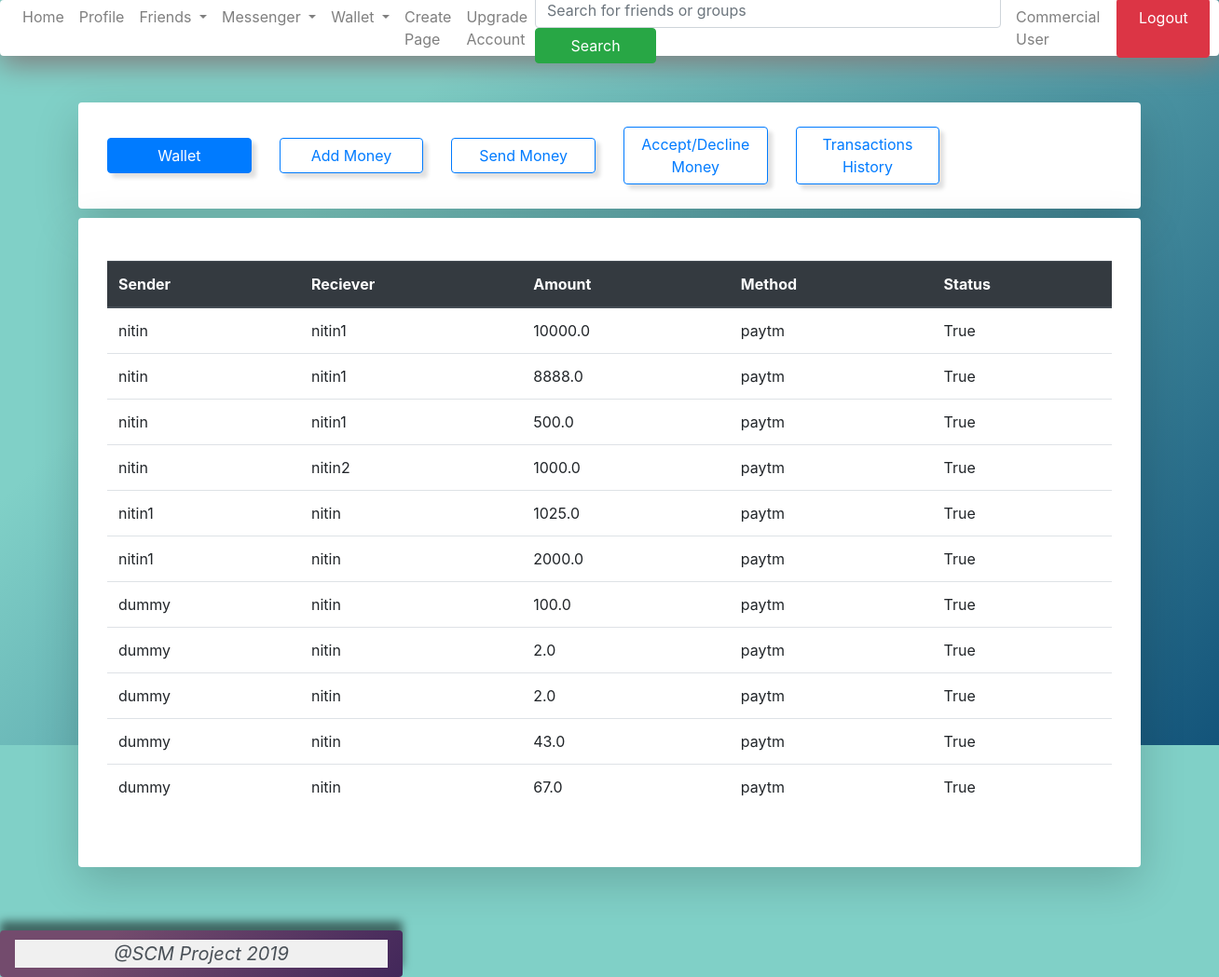
The page /wallet/transactions/ (signed in) on the database its author committed.
### dashboard/models.py (models this page shows)
class Transaction(models.Model):
	user_1 = models.ForeignKey(Account, related_name="t_user_1", null=True, on_delete=models.CASCADE)
	user_2 = models.ForeignKey(Account, related_name="t_user_2", null=True, on_delete=models.CASCADE)
	amount = models.FloatField(default = 0)
	payment_method = models.TextField(default = 'paytm')
	status = models.BooleanField(default=False)
	date_requested = models.DateTimeField(verbose_name="date requested", auto_now_add=True)
	date_confirmed = models.DateTimeField(verbose_name="date confirmed", null=True)

### account/models.py (models this page shows, shortened)
class Account(AbstractBaseUser):
	email = models.EmailField(verbose_name="email", max_length=60, unique=True)
	username = models.CharField(verbose_name="username", max_length=30, unique=True)
	first_name = models.CharField(verbose_name="first name", max_length=30)
	last_name = models.CharField(verbose_name="last name", max_length=30)
	phone_no = models.CharField(verbose_name="phone number", max_length=10, unique=True)
	date_joined = models.DateTimeField(verbose_name="data joined", auto_now_add=True)
	last_login = models.DateTimeField(verbose_name="last login", auto_now=True)
	is_admin = models.BooleanField(default=False)
	is_active = models.BooleanField(default=True)
	is_staff = models.BooleanField(default=False)
	is_superuser = models.BooleanField(default=False)
	is_casual_user = models.BooleanField(default=True)
	is_premium_user = models.BooleanField(default=False)
	is_commercial_user = models.BooleanField(default=False)
	is_verified = models.BooleanField(default=False)
	premium_type = models.IntegerField(default=0, verbose_name="premium_type")
	USERNAME_FIELD = 'email'
	REQUIRED_FIELDS = ['username', 'first_name', 'last_name', 'phone_no']
	objects = MyAccountManager()

### dashboard/views.py (the view)
# urls.py: url(r'^wallet/transactions/$', transactions_view, name="transactions"),
def transactions_view(request):
	if not request.user.is_authenticated:
		return redirect('login')
	transactions = Transaction.objects.filter(user_1 = request.user, status = True) | Transaction.objects.filter(user_2 = request.user, status = True)
	transactions_count = len(transactions)
	args = {
		'transactions' : transactions,
		'transactions_count' : transactions_count
	}
	return render(request, 'transactions.html', args)

### dashboard/templates/transactions.html
{% extends 'wallet/base.html' %}
{% block wallet %}
	<table class="table">
  <thead class="thead-dark">
    <tr>
      <th scope="col">Sender</th>
      <th scope="col">Reciever</th>
      <th scope="col">Amount</th>
      <th scope="col">Method</th>
      <th scope="col">Status</th>
    </tr>
  </thead>
  <tbody>
  	{% for t in transactions %}
    <tr>
      <td>{{ t.user_1.username }}</td>
      <td>{{ t.user_2.username }}</td>
      <td>{{ t.amount }}</td>
      <td>{{ t.payment_method }}</td>
      <td>{{ t.status }}</td>
    </tr>
    {% endfor %}
  </tbody>
</table>
{% endblock wallet %}

### templates/wallet/base.html
{% extends 'dashboard/base.html' %}
{% block content %}
<div class="container shadow-lg p-3 mb-5 bg-white rounded" style="
	padding: 50px;
	background-color: #F5F5F5;
	margin-top:50px;
	margin-bottom: 10px !important;
">
	<div class="container" style="
		padding-top: 10px;
		padding-bottom: 10px;
	">
		<div class="row" style="
		">
			<div class="col-sm-2" style="
				display: flex;
				align-items: center;
				justify-content: center;
			">
				<a href="{% url 'wallet' %}" class="btn btn-outline-primary active" style="
					width: 160px;
					box-shadow: 5px 5px 4px #E0E0E0;
				">Wallet</a>
			</div>
			<div class="col-sm-2" style="
				display: flex;
				align-items: center;
				justify-content: center;
			">
				<a href="{% url 'add_money' %}" class="btn btn-outline-primary" style="
					width: 160px;
					box-shadow: 5px 5px 4px #E0E0E0;
				">Add Money</a>
			</div>
			<div class="col-sm-2" style="
				display: flex;
				align-items: center;
				justify-content: center;
			">
				<a href="{% url 'transfer_money' %}" class="btn btn-outline-primary" style="
					width: 160px;
					box-shadow: 5px 5px 4px #E0E0E0;
				">Send Money</a>
			</div>
			<div class="col-sm-2" style="
				display: flex;
				align-items: center;
				justify-content: center;
			">
				<a href="{% url 'accept_decline' %}" class="btn btn-outline-primary" style="
					width: 160px;
					box-shadow: 5px 5px 4px #E0E0E0;
				">Accept/Decline Money</a>
			</div>
			<div class="col-sm-2" style="
				display: flex;
				align-items: center;
				justify-content: center;
			">
				<a href="{% url 'transactions' %}" class="btn btn-outline-primary" style="
					width: 160px;
					box-shadow: 5px 5px 4px #E0E0E0;
				">Transactions History</a>
			</div>
		</div>
	</div>
</div>
<div class="container shadow-lg p-3 mb-5 bg-white rounded" style="
	padding: 50px;
	background-color: #F5F5F5;
	margin-top:10px;
	margin-bottom: 40px;
">
	<div class="container" style="
		padding-top: 30px;
		padding-bottom: 30px;
	">
{% block wallet %} {% endblock wallet %}
	</div>
</div>
{% endblock content %}

### templates/dashboard/base.html
{% include "dashboard/header.html" %}
{% include "dashboard/navigation.html" %}
{% block content %}{% endblock %}
{% include "dashboard/footer.html" %}

### templates/dashboard/header.html (shortened to what this page needs)
<!DOCTYPE html>
<html>
<head>
	<link rel="stylesheet" href="https://maxcdn.bootstrapcdn.com/bootstrap/4.3.1/css/bootstrap.min.css">
</head>
<body style="
background-color: #80d0c7;
background-image: linear-gradient(316deg, #13547a 0%, #80d0c7 74%);
	background-repeat: no-repeat;
	background-size: cover;
	background-position: center;
	width: 100%;
	min-width: 100%;
	height: 100vh;
	min-height: 100vh
">

### templates/dashboard/navigation.html (shortened to what this page needs)
<nav class="navbar navbar-expand-lg navbar-light bg-light shadow-sm p-3 mb-5 bg-white rounded" style="
	height: 60px;
	background-color: #734b6d;
background-image: linear-gradient(0deg, ##0f0c29 0%, ##302b63 100%);
box-shadow: 0px 10px 30px grey !important;
">
	<div class="collapse navbar-collapse" id="navbarSupportedContent">
		<ul class="navbar-nav mr-auto">
				<li class="nav-item " style="
				">
					<a href="{% url 'home' %}" class="nav-link  " style="
				/*	width: 80px;
					height: 32px;
					color:white;
					box-shadow: 2px 2px 5px grey;
					display: -webkit-flex;
				  display: flex;
				  -webkit-flex-wrap: wrap;
				  flex-wrap: wrap;
				  -webkit-align-content: center;
				  align-content: center;
				  margin-bottom: 0px;
				*/
				">Home
					</a>
				</li>
				<li class="nav-item">
					<a href="/profile/{{ request.user.id }}"  class="nav-link">Profile</a>
				</li>
				<li class="nav-item dropdown">
					<a class="nav-link dropdown-toggle" href="{% url 'friends' %}" id="navbarDropdown" role="button" data-toggle="dropdown" aria-haspopup="true" aria-expanded="false">
			          Friends
			        </a>
				</li>
				<li class="nav-item dropdown">
					<a class="nav-link dropdown-toggle" href="{% url 'messenger' %}" id="navbarDropdown" role="button" data-toggle="dropdown" aria-haspopup="true" aria-expanded="false">
			          Messenger
			        </a>
				</li>
				<li class="nav-item dropdown">
			        <a class="nav-link dropdown-toggle" href="{% url 'wallet' %}" id="navbarDropdown" role="button" data-toggle="dropdown" aria-haspopup="true" aria-expanded="false">
			          Wallet
			        </a>
		      	</li>
		      	{% if request.user.is_commercial_user %}
			      	<li class="nav-item">
						<a href="{% url 'create_page'%}" class="nav-link">Create Page</a>
					</li>
				{% endif %}
		      	<li class="nav-item">
		      		<a class="nav-link" href="{% url 'upgrade' %}">Upgrade Account</a>
		      	</li>
		</ul>
		<ul class="navbar-nav mr-auto">
			<li class="nav-item">
  			    <form class="form-inline my-2 my-lg-0" method="GET" action="{% url 'search' %}">
			    	<input name="q" class="form-control mr-sm-2" type="search" placeholder="Search for friends or groups" aria-label="Search" value="{{ request.GET.q }}" style="width: 500px;">
			    	<button class="btn btn-success my-2 my-sm-0" type="submit" style="width: 130px;">Search</button>
		    	</form>
			</li>
		</ul>
		<ul class="navbar-nav navbar-right">
				<li class="nav-item" style="
					margin-right: 10px;
				">
					<a href="#" class="nav-link">
						{% if request.user.is_commercial_user %}
							Commercial User
						{% elif request.user.is_premium_user %}
							Premium User
						{% else %}
							Casual User
						{% endif %}
					</a>
				</li>
				<li class="nav-item">
					<a href="{% url 'logout' %}" class="nav-link btn btn-danger " style="
						height:100%;
						color: white;
						width: 100px;
					">Logout</a>
				</li>
		</ul>
	</div>
</nav>

### templates/dashboard/footer.html (shortened to what this page needs)
<div class="container-fluid" style="padding-top: 70px;"></div>
</body>
	<div class="shadow-lg p-3 mb-5 bg-white rounded" style="
background-color: #734b6d;
background-image: linear-gradient(315deg, #42275a 0%, #734b6d 74%);
box-shadow: 0px -10px 10px !important;
		display:flex;
		border:none;
		align-items: center;
		justify-content: center;
		text-align: center;
		bottom:0px;
		left: 0px;
		height: 50px;
		position: fixed;
		font-size: 20px;
		margin-bottom: 0px !important;
		color: rgba(0,0,0,.5);
	">
		<marquee style="
			background-color: #F0F0F0;
			width: 400px;
			color: #495057;
		">
			<I>
				@SCM Project 2019
			</I>
			</marquee>
	</div>
</html>

### rows shown on the page
Transaction: user_1.username "nitin", user_2.username "nitin1", amount "10000.0", payment_method "paytm", status "True"
Transaction: user_1.username "nitin", user_2.username "nitin1", amount "8888.0", payment_method "paytm", status "True"
Transaction: user_1.username "nitin", user_2.username "nitin1", amount "500.0", payment_method "paytm", status "True"
Transaction: user_1.username "nitin", user_2.username "nitin2", amount "1000.0", payment_method "paytm", status "True"
Transaction: user_1.username "nitin1", user_2.username "nitin", amount "1025.0", payment_method "paytm", status "True"
Transaction: user_1.username "nitin1", user_2.username "nitin", amount "2000.0", payment_method "paytm", status "True"
Transaction: user_1.username "dummy", user_2.username "nitin", amount "100.0", payment_method "paytm", status "True"
Transaction: user_1.username "dummy", user_2.username "nitin", amount "2.0", payment_method "paytm", status "True"
Transaction: user_1.username "dummy", user_2.username "nitin", amount "2.0", payment_method "paytm", status "True"
Transaction: user_1.username "dummy", user_2.username "nitin", amount "43.0", payment_method "paytm", status "True"
Transaction: user_1.username "dummy", user_2.username "nitin", amount "67.0", payment_method "paytm", status "True"
